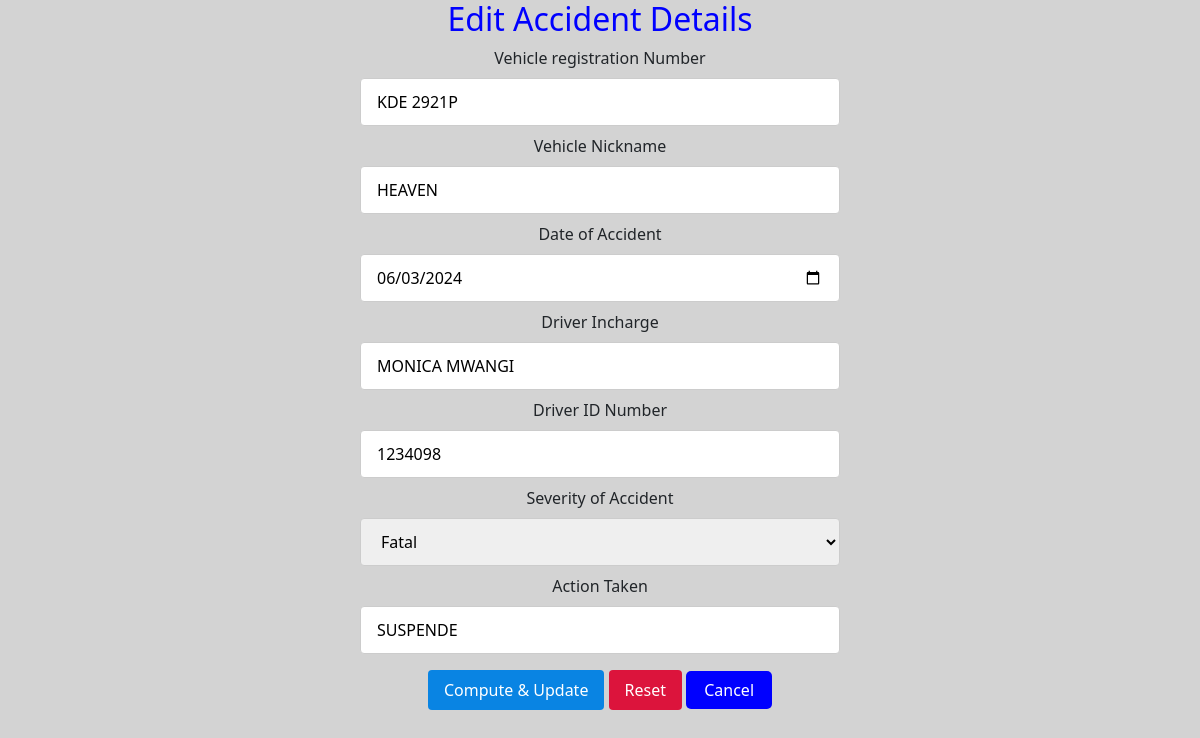
The app's page /edit_issues.php?id=2 with its own data.
### tables this page shows
CREATE TABLE `issues` (
  `id` int(10) NOT NULL,
  `vehicle_reg_no` varchar(100) NOT NULL,
  `nickname` varchar(100) NOT NULL,
  `date_of_accident` date NOT NULL,
  `driver_incharge` varchar(100) NOT NULL,
  `id_number` int(100) NOT NULL,
  `severity` varchar(100) NOT NULL,
  `action_taken` varchar(100) NOT NULL
);

### edit_issues.php (the view, shortened to what this page needs)
<!doctype html>
<html lang="en">
  <head>
    <link href="https://cdn.jsdelivr.net/npm/bootstrap@5.2.3/dist/css/bootstrap.min.css" rel="stylesheet">
    <link rel="stylesheet" href="/style.css">
  </head>
    <body>
<?php
include 'config.php';
$id = $_GET['id'];
 $select="SELECT * FROM issues WHERE id='$id'";
 $select_q=mysqli_query($con, $select);
 $fetch=mysqli_fetch_array($select_q);
?>
<center>
<div class="form">
<h2 style= "color:blue;">Edit Accident Details</h2>
<form action="" method="POST" enctype="multipart/form-data">
    <label for="vehicle_reg_no">Vehicle registration Number </label><br>
    <input type="text" name="vehicle_reg_no" placeholder="Enter Vehicle registration Number..."
    value="<?php echo $fetch['vehicle_reg_no'] ?>" required>
    <br>
    <label for="nickname">Vehicle Nickname </label><br>
    <input type="text" name="nickname" placeholder="Enter Vehicle Nickname..."
    value="<?php echo $fetch['nickname'] ?>" required>
    <br>
    <label for="date_of_accident">Date of Accident  </label><br>
    <input type="date" name="date_of_accident"  placeholder="Enter Date of Accident..."
    value="<?php echo $fetch['date_of_accident'] ?>" required>
    <br>
    <label for="driver_incharge">Driver Incharge </label><br>
    <input type="text" name="driver_incharge" placeholder="Enter Driver Incharge ..."
    value="<?php echo $fetch['driver_incharge'] ?>" required>
    <br>
    <label for="id_number">Driver ID Number </label><br>
    <input type="number" name="id_number" placeholder="Enter Driver ID Number ..."
    value="<?php echo $fetch['id_number'] ?>"  required>
    <br>
    <label for="severity">Severity of Accident </label><br>
    <select name="severity">
                <option value="fatal">Fatal</option>
    </select>
    <br>
    <label for="action_taken"> Action Taken </label><br>
    <input type="text" name="action_taken" placeholder="Enter Action Taken ..."
    value="<?php echo $fetch['action_taken'] ?>" required>
    <br>
    <input type="submit" name="update_btn" value="Compute & Update">
    <input type="reset">
    <a href="view_issues.php" style="background-color: blue;color: white; padding: 8px 18px; text-align: center; text-decoration: none; border-radius: 5px;";>Cancel</a>
    </form>
</div>
</center>
</body>
    </html>

### style.css (style rules this page uses)
* { box-sizing: border-box; }
body { background-color:lightgrey; margin:0; padding: 0; }
body { background-color:lightgrey; }
.form input[type=text], input[type=email], input[type=password],input[type=date],input[type=number],select { width: 40%; padding: 11px 16px; margin: 8px 0; display: inline-block; border: 1px solid #ccc; border-radius: 4px; box-sizing: border-box; }
.form input[type=submit] { width:fit-content; background-color: #0984e3; color: white; padding: 8px 16px; margin: 8px 0; border: none; border-radius: 4px; cursor: pointer; }
.form input[type=reset] { width:fit-content; background-color: crimson; color: white; padding: 8px 16px; margin: 8px 0; border: none; border-radius: 4px; cursor: pointer; }

### records on screen
issues: vehicle_reg_no "KDE 2921P", nickname "HEAVEN", date_of_accident "06/03/2024", driver_incharge "MONICA MWANGI", id_number "1234098", action_taken "SUSPENDE"
